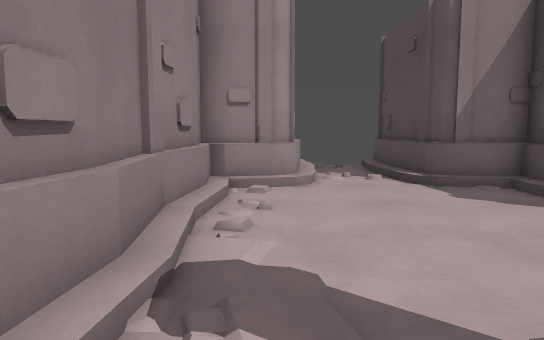
[1] (above)

15 first-person views from a walk through a Godot game level. The camera is 1.2 m above the floor, tilts 6° down and sees 70° across. The floor is counted in squares, 1 m on a side. Each view is taken from the middle of a square. On the plan, view 1 faces up. The plan holds only what a view shows up to about 15 squares ahead; the rest is blank.

[2]
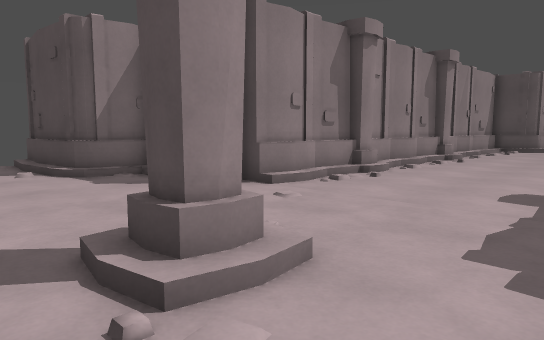

[3]
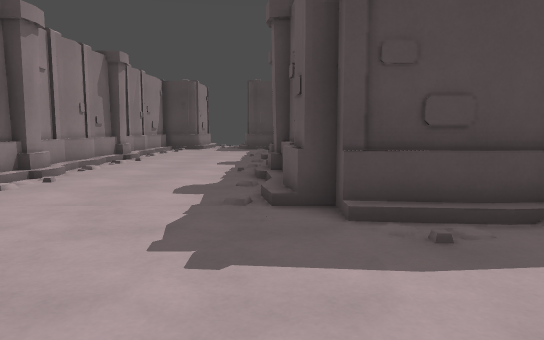

[4]
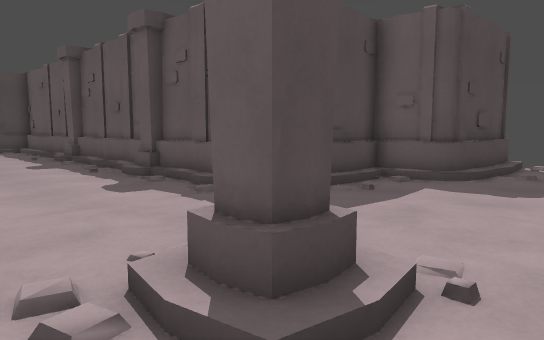

[5]
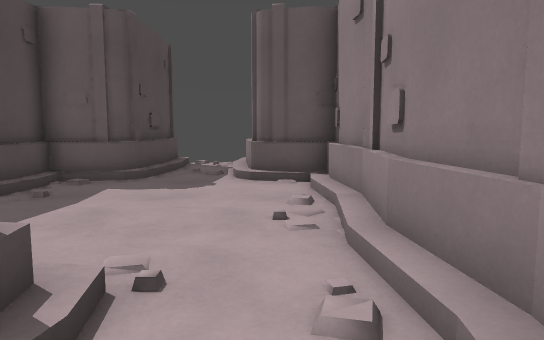

[6]
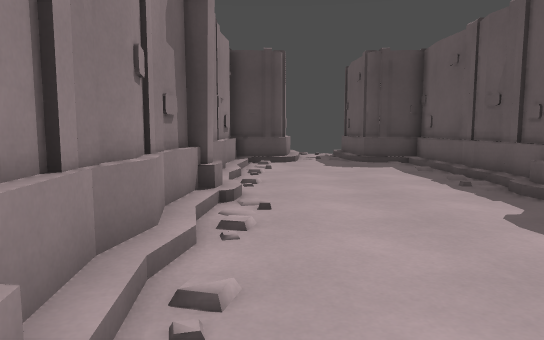

[7]
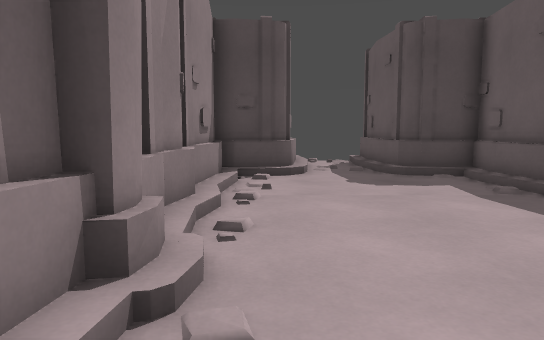

[8]
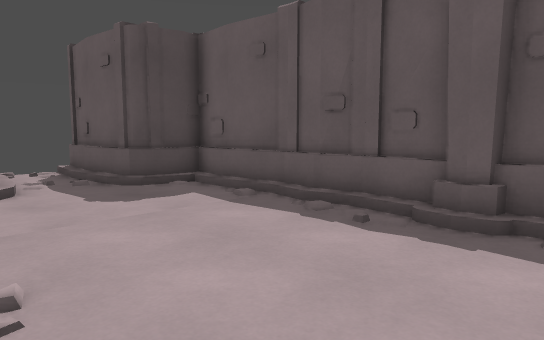

[9]
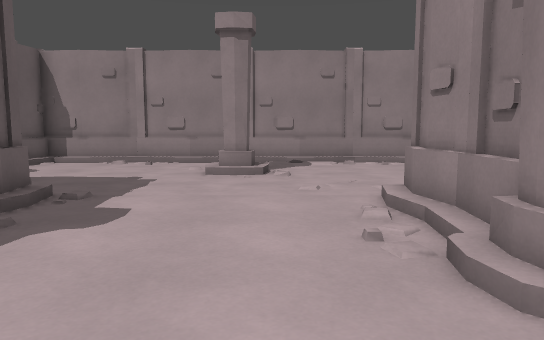

[10]
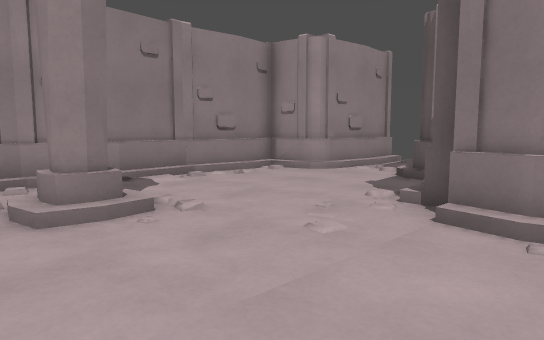

[11]
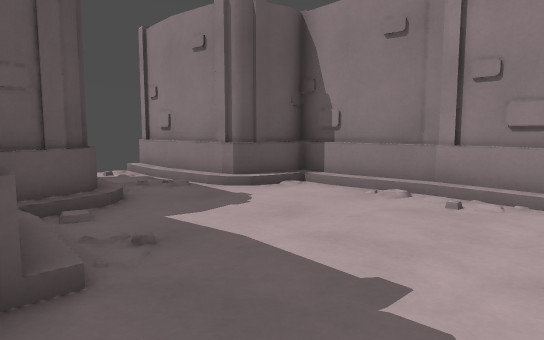

[12]
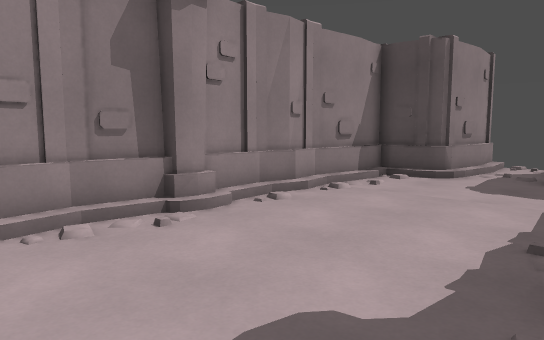

[13]
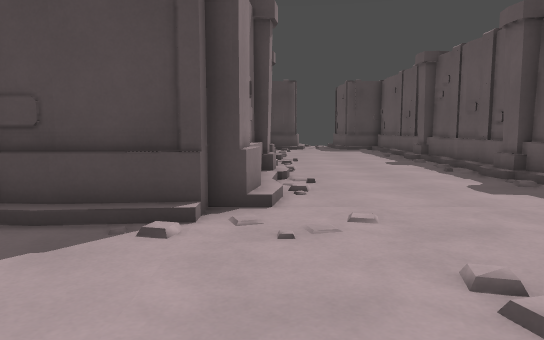

[14]
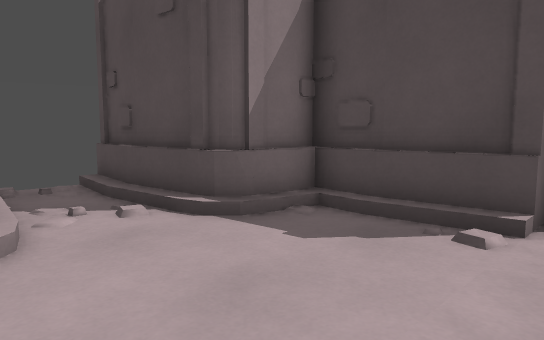

[15]
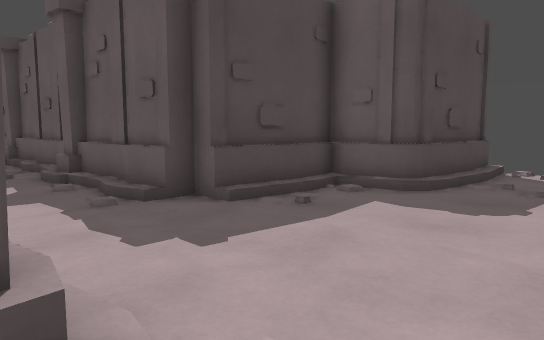

### Floor plan
Key: @ floor where view 1 was taken; # wall or solid block; . floor; / step, stairs or slope.
Columns run from 2 left of view 1 to 28 right of it. Each row starts with its distance up from view 1.
 13   #   #
 12   #/./#
 11   #/./#
 10   #/./#
  9  ##/./##
  8 ##/.../##
  7 ##.....##
  6 #/...../#
  5 #/...../##################
  4 #/......////////////////###
  3 #/......................./#####
  2 #/.../....................////
  1 #/./#/........................
  0 #/@./.....................////
 -1 #/......................./#####
 -2 #/......////////////////###
 -3 #/...../##################
 -4 #/...../#
 -5 ##.....##
 -6 ##/.../##
 -7  ##/./##
 -8   #/./#
 -9   #/./#
-10   #/./#
-11   #   #

Positions as (right, up) in squares from view 1, and headings:
1: (0, 0), facing up
2: (0, -2), facing up-right
3: (0, -2), facing right
4: (0, 3), facing down-right
5: (0, 3), facing down
6: (9, 3), facing right
7: (13, 3), facing right
8: (14, 4), facing down-right
9: (13, 2), facing left
10: (8, -1), facing up-left
11: (6, 0), facing down-left
12: (12, -2), facing up-right
13: (0, 4), facing right
14: (0, 4), facing up-right
15: (0, 1), facing down-right
